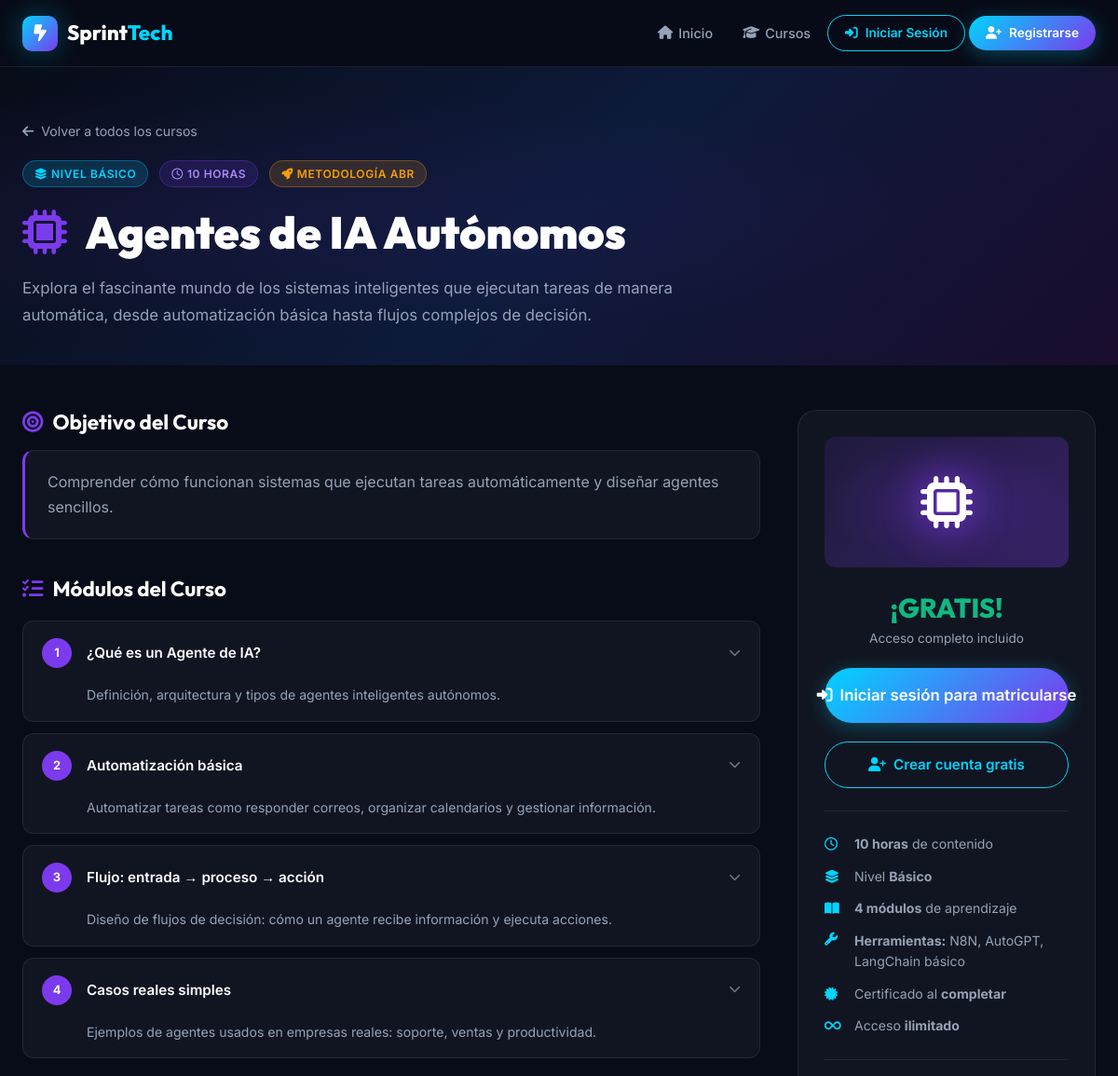
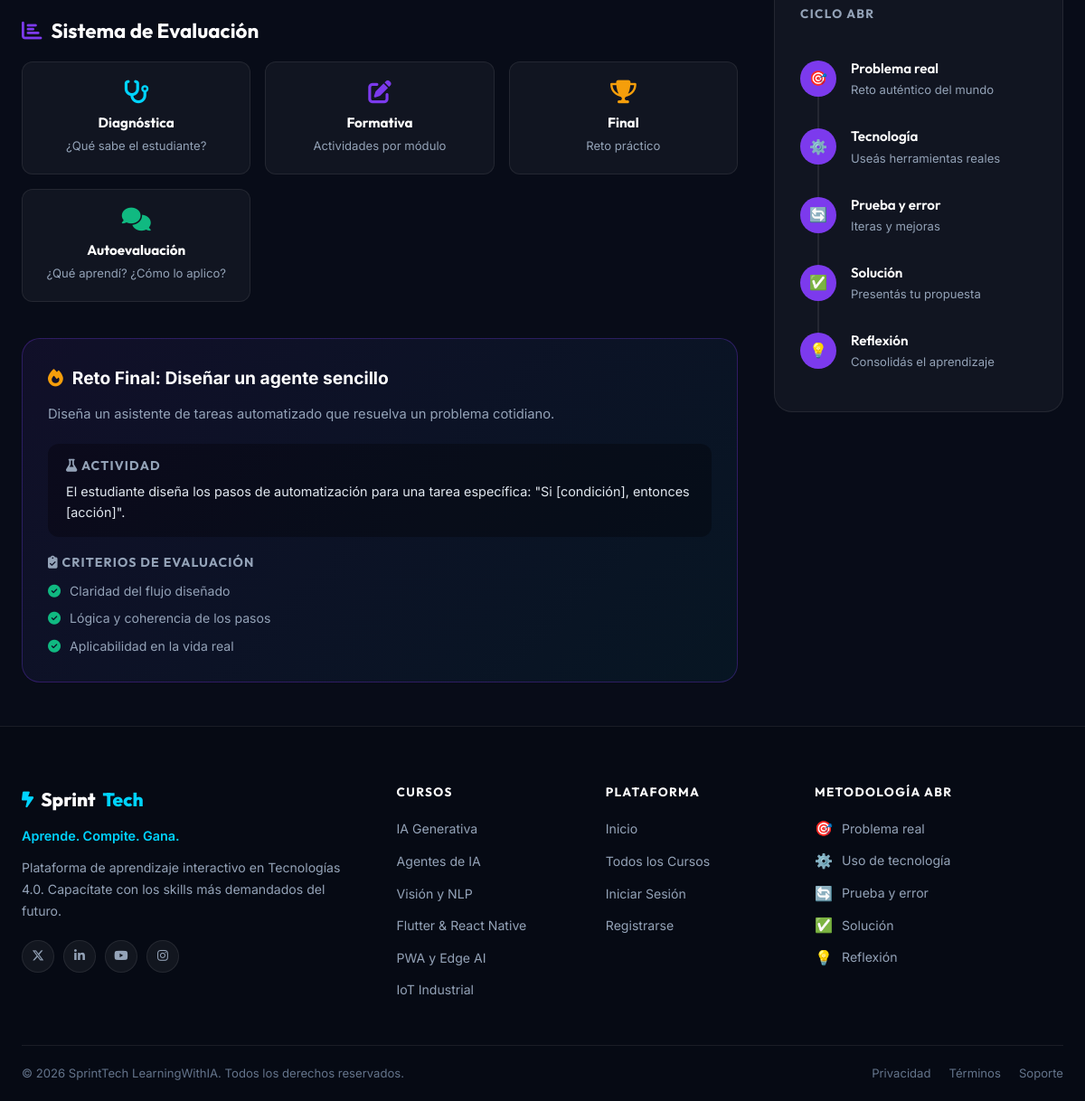
The page /courses/detail.php?id=2 on the database its author committed (2 pictures, top to bottom).
### tables this page shows
CREATE TABLE IF NOT EXISTS courses (
  id              INT AUTO_INCREMENT PRIMARY KEY,
  nombre          VARCHAR(200) NOT NULL,
  descripcion     TEXT,
  objetivo        TEXT,
  duracion_horas  INT NOT NULL,
  nivel           VARCHAR(50) DEFAULT 'Básico',
  herramientas    VARCHAR(255),
  color_accent    VARCHAR(20) DEFAULT '#00d4ff',
  icono           VARCHAR(50) DEFAULT 'fa-brain',
  orden           INT DEFAULT 0,
  activo          TINYINT(1) DEFAULT 1
);

CREATE TABLE IF NOT EXISTS modules (
  id          INT AUTO_INCREMENT PRIMARY KEY,
  course_id   INT NOT NULL,
  orden       INT NOT NULL,
  titulo      VARCHAR(200) NOT NULL,
  descripcion TEXT,
  FOREIGN KEY (course_id) REFERENCES courses(id) ON DELETE CASCADE
);

CREATE TABLE IF NOT EXISTS course_challenges (
  id                  INT AUTO_INCREMENT PRIMARY KEY,
  course_id           INT NOT NULL,
  titulo              VARCHAR(200) NOT NULL,
  descripcion         TEXT,
  actividad           TEXT,
  criterio_1          VARCHAR(200),
  criterio_2          VARCHAR(200),
  criterio_3          VARCHAR(200),
  FOREIGN KEY (course_id) REFERENCES courses(id) ON DELETE CASCADE
);

### config/session.php (called while the page is built, shortened)
<?php
function isLoggedIn(): bool {
    return isset($_SESSION['user_id']) && !empty($_SESSION['user_id']);
}
function baseUrl(string $path = ''): string {
    $script = $_SERVER['SCRIPT_NAME'] ?? '';
    $root = '';
    $protocol = (!empty($_SERVER['HTTPS']) && $_SERVER['HTTPS'] !== 'off') ? 'https' : 'http';
    $host     = $_SERVER['HTTP_HOST'] ?? 'localhost';
    return $protocol . '://' . $host . $root . '/' . ltrim($path, '/');
}

### courses/detail.php (the view, shortened to what this page needs)
<?php
require_once __DIR__ . '/../config/session.php';
$courseId = (int)($_GET['id'] ?? 0);
$db = getDB();
$stmt = $db->prepare('SELECT * FROM courses WHERE id = ? AND activo = 1');
$stmt->execute([$courseId]);
$course = $stmt->fetch();
$modStmt = $db->prepare('SELECT * FROM modules WHERE course_id = ? ORDER BY orden');
$modStmt->execute([$courseId]);
$modules = $modStmt->fetchAll();
$chalStmt = $db->prepare('SELECT * FROM course_challenges WHERE course_id = ? LIMIT 1');
$chalStmt->execute([$courseId]);
$challenge = $chalStmt->fetch();
$isEnrolled = false;
require_once __DIR__ . '/../includes/header.php';
?>
<section class="course-detail-hero" style="background: linear-gradient(135deg, #080c18 0%, #0d1a3a 100%); padding: 56px 0 40px;">
  <div style="position:absolute;inset:0;background:radial-gradient(ellipse at 20% 50%, <?= htmlspecialchars($course['color_accent']) ?>15 0%, transparent 60%);pointer-events:none;"></div>
  <div class="container">
    <div class="detail-header">
      <a href="<?= baseUrl('/courses/index.php') ?>" class="detail-back">
        <i class="fa-solid fa-arrow-left"></i> Volver a todos los cursos
      </a>
      <div class="detail-meta">
        <span class="badge badge-cyan"><i class="fa-solid fa-layer-group"></i> Nivel <?= htmlspecialchars($course['nivel']) ?></span>
        <span class="badge badge-violet"><i class="fa-regular fa-clock"></i> <?= (int)$course['duracion_horas'] ?> horas</span>
        <span class="badge badge-amber"><i class="fa-solid fa-rocket"></i> Metodología ABR</span>
      </div>
      <h1 class="detail-title">
        <i class="fa-solid <?= htmlspecialchars($course['icono']) ?>" style="color:<?= htmlspecialchars($course['color_accent']) ?>; margin-right:12px;"></i>
        <?= htmlspecialchars($course['nombre']) ?>
      </h1>
      <p class="detail-desc"><?= htmlspecialchars($course['descripcion']) ?></p>
    </div>
  </div>
</section>
<div class="container">
  <div class="course-layout">
    <div class="course-main">
      <section style="margin-bottom:40px;" class="fade-in">
        <h2 style="font-size:1.4rem; margin-bottom:16px; display:flex; align-items:center; gap:10px;">
          <span style="color:<?= htmlspecialchars($course['color_accent']) ?>;"><i class="fa-solid fa-bullseye"></i></span>
          Objetivo del Curso
        </h2>
        <div style="background:var(--clr-bg-card); border:1px solid var(--clr-border); border-left:3px solid <?= htmlspecialchars($course['color_accent']) ?>; border-radius:var(--radius-md); padding:20px 24px;">
          <p style="color:var(--clr-text-muted); line-height:1.7;"><?= htmlspecialchars($course['objetivo']) ?></p>
        </div>
      </section>
      <section style="margin-bottom:40px;" class="fade-in">
        <h2 style="font-size:1.4rem; margin-bottom:20px; display:flex; align-items:center; gap:10px;">
          <span style="color:<?= htmlspecialchars($course['color_accent']) ?>;"><i class="fa-solid fa-list-check"></i></span>
          Módulos del Curso
        </h2>
        <div style="display:flex; flex-direction:column; gap:12px;">
          <?php foreach ($modules as $mod): ?>
          <div class="module-item">
            <div class="module-header">
              <div class="module-number" style="background:linear-gradient(135deg, <?= htmlspecialchars($course['color_accent']) ?>, #7c3aed);">
                <?= (int)$mod['orden'] ?>
              </div>
              <span class="module-title"><?= htmlspecialchars($mod['titulo']) ?></span>
              <i class="fa-solid fa-chevron-down" style="color:var(--clr-text-dim); font-size:0.8rem;"></i>
            </div>
            <?php if (!empty($mod['descripcion'])): ?>
            <p class="module-desc"><?= htmlspecialchars($mod['descripcion']) ?></p>
            <?php endif; ?>
          </div>
          <?php endforeach; ?>
        </div>
      </section>
      <section style="margin-bottom:40px;" class="fade-in">
        <h2 style="font-size:1.4rem; margin-bottom:20px; display:flex; align-items:center; gap:10px;">
          <span style="color:<?= htmlspecialchars($course['color_accent']) ?>;"><i class="fa-solid fa-chart-bar"></i></span>
          Sistema de Evaluación
        </h2>
        <div style="display:grid; grid-template-columns:repeat(auto-fit, minmax(200px,1fr)); gap:16px;">
          <?php
          $evalTypes = [
            ['fa-stethoscope', 'Diagnóstica', '¿Qué sabe el estudiante?', 'cyan'],
            ['fa-pen-to-square', 'Formativa', 'Actividades por módulo', 'violet'],
            ['fa-trophy', 'Final', 'Reto práctico', 'amber'],
            ['fa-comments', 'Autoevaluación', '¿Qué aprendí? ¿Cómo lo aplico?', 'green'],
          ];
          foreach ($evalTypes as $ev): ?>
          <div style="background:var(--clr-bg-card); border:1px solid var(--clr-border); border-radius:var(--radius-md); padding:20px; text-align:center;">
            <i class="fa-solid <?= $ev[0] ?>" style="font-size:1.6rem; color:var(--clr-<?= $ev[3] ?>); margin-bottom:12px; display:block;"></i>
            <h4 style="font-size:0.95rem; margin-bottom:6px;"><?= $ev[1] ?></h4>
            <p style="font-size:0.82rem; color:var(--clr-text-muted);"><?= $ev[2] ?></p>
          </div>
          <?php endforeach; ?>
        </div>
      </section>
      <?php if ($challenge): ?>
      <section class="fade-in">
        <div class="challenge-box">
          <div class="challenge-title">
            <i class="fa-solid fa-fire" style="color:#f59e0b;"></i>
            Reto Final: <?= htmlspecialchars($challenge['titulo']) ?>
          </div>
          <p class="challenge-desc"><?= htmlspecialchars($challenge['descripcion']) ?></p>
          <?php if (!empty($challenge['actividad'])): ?>
          <div style="background:rgba(0,0,0,0.3); border-radius:var(--radius-md); padding:16px 20px; margin-bottom:20px;">
            <h5 style="font-size:0.88rem; color:var(--clr-text-muted); margin-bottom:8px; text-transform:uppercase; letter-spacing:0.08em;">
              <i class="fa-solid fa-flask"></i> Actividad
            </h5>
            <p style="font-size:0.9rem; line-height:1.6;"><?= nl2br(htmlspecialchars($challenge['actividad'])) ?></p>
          </div>
          <?php endif; ?>
          <h5 style="font-size:0.88rem; color:var(--clr-text-muted); margin-bottom:12px; text-transform:uppercase; letter-spacing:0.08em;">
            <i class="fa-solid fa-clipboard-check"></i> Criterios de Evaluación
          </h5>
          <div class="criteria-list">
            <?php foreach (['criterio_1', 'criterio_2', 'criterio_3'] as $crit): ?>
              <?php if (!empty($challenge[$crit])): ?>
              <div class="criteria-item">
                <i class="fa-solid fa-check-circle"></i>
                <?= htmlspecialchars($challenge[$crit]) ?>
              </div>
              <?php endif; ?>
            <?php endforeach; ?>
          </div>
        </div>
      </section>
      <?php endif; ?>
    </div>
    <aside class="course-sidebar fade-in fade-in-delay-2">
      <div class="sidebar-card">
        <div style="width:100%; height:140px; border-radius:var(--radius-md); background:linear-gradient(135deg, <?= htmlspecialchars($course['color_accent']) ?>22, <?= htmlspecialchars($course['color_accent']) ?>55); display:flex; align-items:center; justify-content:center; font-size:3.5rem; color:white; position:relative; overflow:hidden;">
          <div style="position:absolute;inset:0;background:radial-gradient(ellipse at center, <?= htmlspecialchars($course['color_accent']) ?>33 0%, transparent 70%);"></div>
          <i class="fa-solid <?= htmlspecialchars($course['icono']) ?>" style="position:relative;z-index:1;filter:drop-shadow(0 0 20px <?= htmlspecialchars($course['color_accent']) ?>);"></i>
        </div>
        <div class="sidebar-price">
          <strong style="color:var(--clr-green);">¡GRATIS!</strong>
          Acceso completo incluido
        </div>
        <?php if ($isEnrolled): ?>
          <div style="text-align:center;">
            <span class="badge badge-green" style="padding:10px 20px; font-size:0.9rem; width:100%; justify-content:center;">
              <i class="fa-solid fa-check-circle"></i> Ya estás matriculado
            </span>
            <a href="<?= baseUrl('/user/my_courses.php') ?>" class="btn btn-ghost w-full" style="margin-top:10px;">
              <i class="fa-solid fa-arrow-right"></i> Ir a Mis Cursos
            </a>
          </div>
        <?php else: ?>
          <a href="<?= baseUrl('/auth/login.php?redirect=' . urlencode($_SERVER['REQUEST_URI'])) ?>"
             class="btn btn-primary w-full btn-lg" id="btn-login-to-enroll">
            <i class="fa-solid fa-right-to-bracket"></i> Iniciar sesión para matricularse
          </a>
          <a href="<?= baseUrl('/auth/register.php') ?>" class="btn btn-outline w-full">
            <i class="fa-solid fa-user-plus"></i> Crear cuenta gratis
          </a>
        <?php endif; ?>
        <div class="divider" style="margin:4px 0;"></div>
        <div class="course-info-list">
          <div class="course-info-item">
            <i class="fa-regular fa-clock"></i>
            <span><strong><?= (int)$course['duracion_horas'] ?> horas</strong> de contenido</span>
          </div>
          <div class="course-info-item">
            <i class="fa-solid fa-layer-group"></i>
            <span>Nivel <strong><?= htmlspecialchars($course['nivel']) ?></strong></span>
          </div>
          <div class="course-info-item">
            <i class="fa-solid fa-book-open"></i>
            <span><strong><?= count($modules) ?> módulos</strong> de aprendizaje</span>
          </div>
          <?php if (!empty($course['herramientas'])): ?>
          <div class="course-info-item" style="align-items:flex-start;">
            <i class="fa-solid fa-wrench" style="margin-top:2px;"></i>
            <span><strong>Herramientas:</strong> <?= htmlspecialchars($course['herramientas']) ?></span>
          </div>
          <?php endif; ?>
          <div class="course-info-item">
            <i class="fa-solid fa-certificate"></i>
            <span>Certificado al <strong>completar</strong></span>
          </div>
          <div class="course-info-item">
            <i class="fa-solid fa-infinity"></i>
            <span>Acceso <strong>ilimitado</strong></span>
          </div>
        </div>
        <div class="divider" style="margin:4px 0;"></div>
        <h4 style="font-size:0.85rem; color:var(--clr-text-muted); text-transform:uppercase; letter-spacing:0.1em; margin-bottom:8px;">
          Ciclo ABR
        </h4>
        <div class="abr-cycle">
          <?php
          $abrItems = [
            ['🎯', 'Problema real', 'Reto auténtico del mundo'],
            ['⚙️', 'Tecnología', 'Useás herramientas reales'],
            ['🔄', 'Prueba y error', 'Iteras y mejoras'],
            ['✅', 'Solución', 'Presentás tu propuesta'],
            ['💡', 'Reflexión', 'Consolidás el aprendizaje'],
          ];
          foreach ($abrItems as $abr): ?>
          <div class="abr-step-item">
            <div class="abr-step-dot" style="background: linear-gradient(135deg, <?= htmlspecialchars($course['color_accent']) ?>, #7c3aed);">
              <?= $abr[0] ?>
            </div>
            <div class="abr-step-content">
              <h5><?= $abr[1] ?></h5>
              <p><?= $abr[2] ?></p>
            </div>
          </div>
          <?php endforeach; ?>
        </div>
      </div>
    </aside>
  </div>
</div>
<?php require_once __DIR__ . '/../includes/footer.php'; ?>

### rows shown on the page
courses: nivel "BÁSICO", duracion_horas "10", nombre "Agentes de IA Autónomos", descripcion "Explora el fascinante mundo de los sistemas inteligentes que ejecutan tareas de manera automática, desde automatización básica hasta flujos complejos de decisión.", objetivo "Comprender cómo funcionan sistemas que ejecutan tareas automáticamente y diseñar agentes sencillos.", nivel "Básico", herramientas "N8N, AutoGPT, LangChain básico"
modules: orden "1", titulo "¿Qué es un Agente de IA?", descripcion "Definición, arquitectura y tipos de agentes inteligentes autónomos."
modules: orden "2", titulo "Automatización básica", descripcion "Automatizar tareas como responder correos, organizar calendarios y gestionar información."
modules: orden "3", titulo "Flujo: entrada → proceso → acción", descripcion "Diseño de flujos de decisión: cómo un agente recibe información y ejecuta acciones."
modules: orden "4", titulo "Casos reales simples", descripcion "Ejemplos de agentes usados en empresas reales: soporte, ventas y productividad."
course_challenges: titulo "Diseñar un agente sencillo", descripcion "Diseña un asistente de tareas automatizado que resuelva un problema cotidiano.", actividad "El estudiante diseña los pasos de automatización para una tarea específica: \"Si [condición], entonces [acción]\".", criterio_1 "Claridad del flujo diseñado", criterio_2 "Lógica y coherencia de los pasos", criterio_3 "Aplicabilidad en la vida real"

### other values the page prints
$ev[1] "Diagnóstica"
$ev[2] "¿Qué sabe el estudiante?"
$ev[1] "Formativa"
$ev[2] "Actividades por módulo"
$ev[1] "Final"
$ev[2] "Reto práctico"
$ev[1] "Autoevaluación"
$ev[2] "¿Qué aprendí? ¿Cómo lo aplico?"
count($modules) "4"
$abr[0] "🎯"
$abr[1] "Problema real"
$abr[2] "Reto auténtico del mundo"
$abr[0] "⚙️"
$abr[1] "Tecnología"
$abr[2] "Useás herramientas reales"
